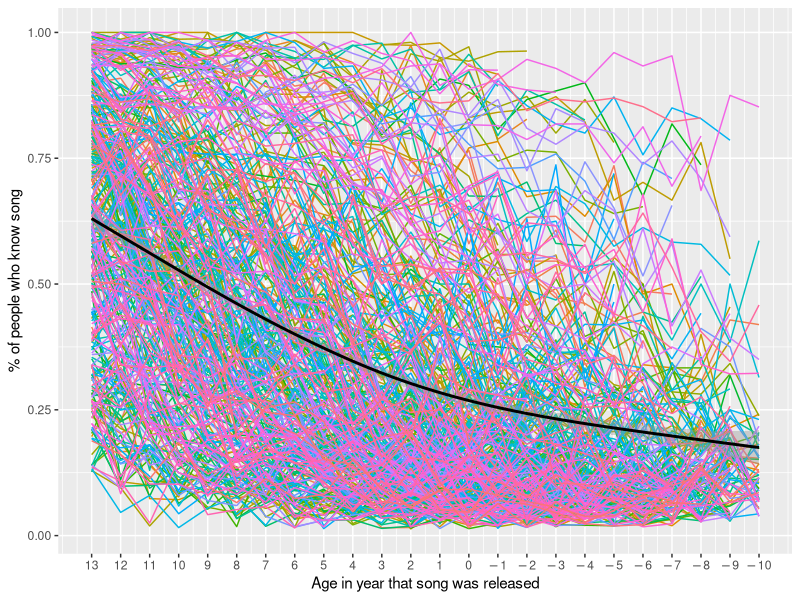
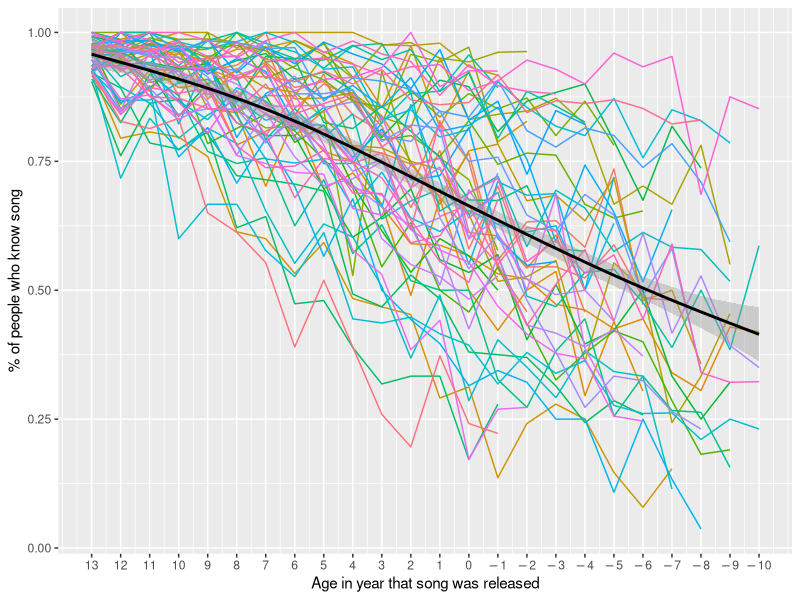
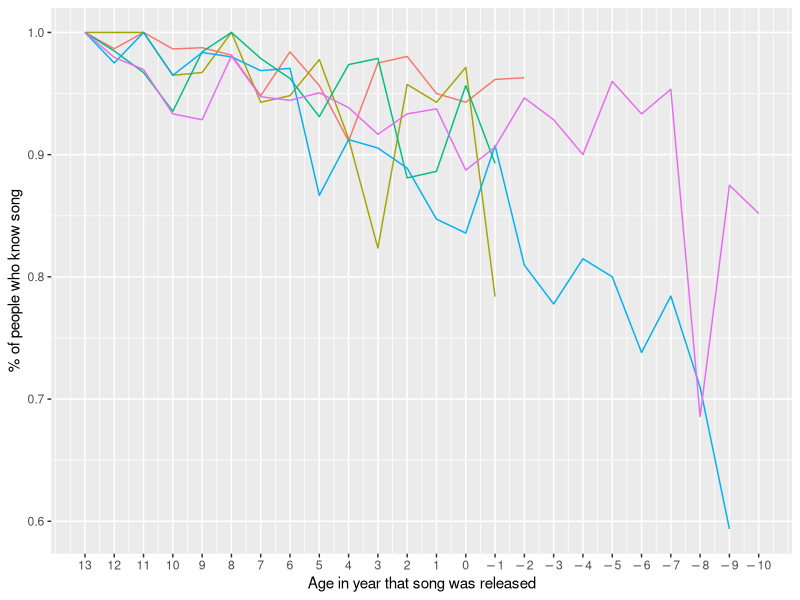

The R script that drew these images, in order:
## ---- chunk 1
knitr::opts_chunk$set(echo = TRUE)
library(tidyverse)

recognition.data <- read_csv("time_series_90s_d3_13_15_averaged_july_22.csv")
rec <- read_csv("time_series_90s_july13.csv")
## ---- chunk 2
flip_sign <- function(l) {
     l <- as.numeric(l)*(-1)
     parse(text=l)
}
## ---- chunk 3
rec %>%
    pivot_longer(c(`-13`, `-12`, `-11`, `-10`, `-9`, `-8`, `-7`, `-6`, `-5`, `-4`, `-3`, `-2`, `-1`, `0`, `1`, `2`, `3`, `4`, `5`, `6`, `7`, `8`, `9`, `10`),
                 names_to = "generation", values_to = "recognition") %>%
    transmute(song = artist_song, generation = generation, recognition = recognition) %>%
    filter(recognition > 0) %>%
    ggplot() +
    geom_line(aes(x = as.numeric(generation), recognition, color = song)) +
    geom_smooth(aes(as.numeric(generation), recognition), color = "black") +
    scale_x_continuous(breaks = seq(-13, 10, by = 1), labels = flip_sign) +
    theme(legend.position = "none") +
    labs(x = "Age in year that song was released",
         y = "% of people who know song")

rec %>%
    filter(`-13` >= .9) %>%
    pivot_longer(c(`-13`, `-12`, `-11`, `-10`, `-9`, `-8`, `-7`, `-6`, `-5`, `-4`, `-3`, `-2`, `-1`, `0`, `1`, `2`, `3`, `4`, `5`, `6`, `7`, `8`, `9`, `10`),
                 names_to = "generation", values_to = "recognition") %>%
    transmute(song = artist_song, generation = generation, recognition = recognition) %>%
    filter(recognition > 0) %>%
    ggplot() +
    geom_line(aes(x = as.numeric(generation), recognition, color = song)) +
    geom_smooth(aes(as.numeric(generation), recognition), color = "black") +
    scale_x_continuous(breaks = seq(-13, 10, by = 1), labels = flip_sign) +
    theme(legend.position = "none") +
    labs(x = "Age in year that song was released",
         y = "% of people who know song")
## ---- chunk 4
rec %>%
    arrange(desc(`-13`)) %>%
    head(5) %>%
    pivot_longer(c(`-13`, `-12`, `-11`, `-10`, `-9`, `-8`, `-7`, `-6`, `-5`, `-4`, `-3`, `-2`, `-1`, `0`, `1`, `2`, `3`, `4`, `5`, `6`, `7`, `8`, `9`, `10`),
                 names_to = "generation", values_to = "recognition") %>%
    transmute(song = artist_song, generation = generation, recognition = recognition) %>%
    filter(recognition > 0) %>%
    ggplot() +
    geom_line(aes(x = as.numeric(generation), recognition, color = song)) +
    scale_x_continuous(breaks = seq(-13, 10, by = 1), labels = flip_sign) +
    theme(legend.position = "none") +
    labs(x = "Age in year that song was released",
         y = "% of people who know song")
